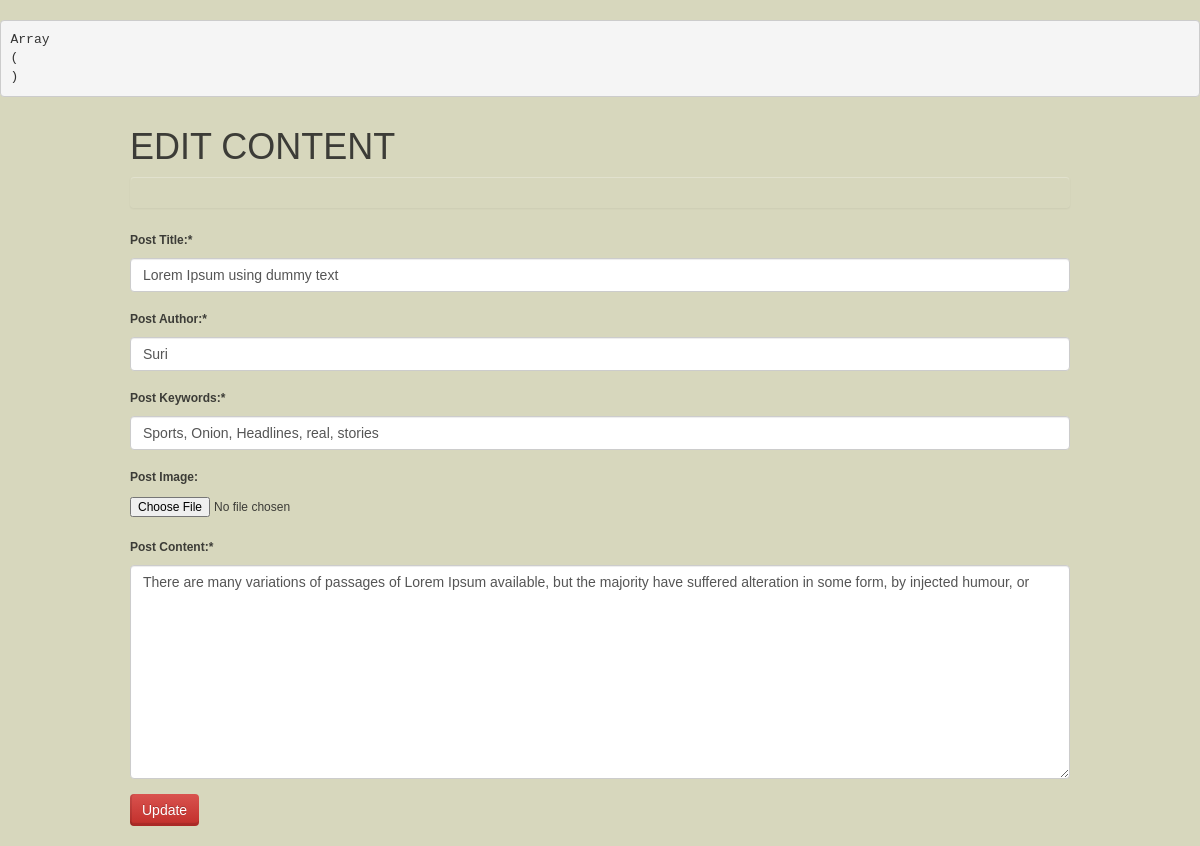
Page /admin/content/edit_content.php?id=16 (signed in) on the committed database.
### tables this page shows
CREATE TABLE IF NOT EXISTS `posts` (
  `post_id` int(10) NOT NULL AUTO_INCREMENT,
  `menu_id` int(10) NOT NULL,
  `post_title` varchar(100) NOT NULL,
  `post_date` date NOT NULL,
  `post_author` varchar(100) NOT NULL,
  `post_image` text NOT NULL,
  `post_keywords` text NOT NULL,
  `post_content` varchar(1000) NOT NULL,
  PRIMARY KEY (`post_id`)
);

### admin/content/edit_content.php (the view, shortened to what this page needs)
<!DOCTYPE html>
<html lang="en">
  <head>
    <link href="../../Bootstrap/css/bootstrap.min.css" rel="stylesheet">
    <link rel="stylesheet" href="../../Bootstrap/css/bootstrap-theme.min.css">
    <link rel="stylesheet" href="../../styles/style.css">
    <link rel="stylesheet" href="../../font-awesome/css/font-awesome.min.css">
  </head>
  <body>
  <?php
    echo "<pre>";
    print_r($_POST);
    echo "</pre>";
  $error_title="";
  $error_author="";
  $error_keywords="";
  $error_content="";
  $error_occured="";
  $post_title="";
  $post_author="";
  $post_keywords="";
  $post_content="";
include("../include/connect.php");
  $id=$_GET['id'];
$sql = "SELECT * FROM posts WHERE post_id=$id";
$result = $conn->query($sql);
if ($result->num_rows > 0) {
   while($row = $result->fetch_assoc()) {
      $post_title=$row["post_title"];
      $post_author=$row["post_author"];
      $post_keywords=$row["post_keywords"];
      $post_content=$row["post_content"];
    }
  } else {
      echo "0 results";
  }
  ?>
  <div class="container form">
    <div class="row">
      <div class="col-xs-12 col-sm-12 col-md-12 col-lg-12">
        <h1>EDIT CONTENT</h1>
        <div class="alert <?php if(!empty($error_occured)){echo "alert-danger";} ?>" role="alert">
          </div>
        <form action="edit_content.php?id=<?php echo $id;?>" method="post" enctype="multipart/form-data">
          <div class="form-group <?php if (!empty($error_title)){echo "has-error";}?>">
            <label for="exampleInputEmail1">Post Title:*</label><span class="error"><?php echo $error_title;  ?></span>
            <input class="form-control" type="text" value="<?php echo $post_title; ?>" name="title">
          </div>
          <div class="form-group <?php if (!empty($error_author)){echo "has-error";}?>">
            <label for="exampleInputEmail1">Post Author:*</label><span class="error"><?php echo $error_author;  ?></span>
            <input class="form-control" type="text" value="<?php echo $post_author; ?>" name="author">
          </div>
          <div class="form-group <?php if (!empty($error_keywords)){echo "has-error";}?>">
            <label for="exampleInputEmail1"> Post Keywords:*</label><span class="error"><?php echo $error_keywords;  ?></span>
            <input class="form-control" type="text" value="<?php echo $post_keywords; ?>" name="keywords">
          </div>
          <div class="form-group">
            <label for="exampleInputFile">Post Image:</label>
            <input type="file" name="image" value="upload" id="exampleInputFile">
          </div>
          <div class="form-group <?php if (!empty($error_content)){echo "has-error";}?>">
            <label for="exampleInputEmail1"> Post Content:*</label><span class="error"><?php echo $error_content;  ?></span>
            <textarea class="form-control" rows="10" cols="40" name="content"><?php echo $post_content; ?></textarea>
          </div>
          <button type="submit" value="Publish_Now" name="submit" class="btn btn-danger">Update</button>
        </form>
      </div>
    </div>
  </div>
  </body>
</html>

### styles/style.css (style rules this page uses)
body { margin-top: 20px; background: #D7D7BD; text-align: justify; line-height: 25px; font-family: Tahoma, Arial, Helvetica, sans-serif; font-size: 12px; color: #3C3C37; margin-bottom: 20px; }
.btn { border: 0; border-bottom: 0; border-left: 0; box-shadow: inset 0 -3.2px rgba(0, 0, 0, 0.12), inset 2px 0 rgba(0, 0, 0, 0.1); outline: none; -webkit-outline: none; -o-outline: none; -moz-outline: none; }

### rows in the picture
posts: title "Lorem Ipsum using dummy text", author "Suri", keywords "Sports, Onion, Headlines, real, stories", content "There are many variations of passages of Lorem Ipsum available, but the majority have suffered alteration in some form, by injected humour, or"
